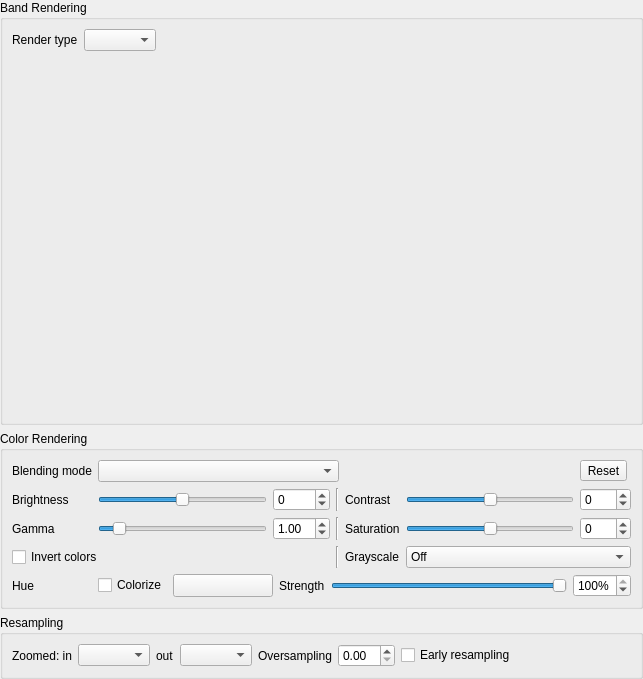
             <widget class="QWidget" name="scrollAreaWidgetContents">
              <property name="geometry">
               <rect>
                <x>0</x>
                <y>0</y>
                <width>643</width>
                <height>679</height>
               </rect>
              </property>
              <layout class="QVBoxLayout" name="verticalLayout_10">
               <property name="leftMargin">
                <number>0</number>
               </property>
               <property name="topMargin">
                <number>0</number>
               </property>
               <property name="rightMargin">
                <number>0</number>
               </property>
               <property name="bottomMargin">
                <number>0</number>
               </property>
               <item>
                <widget class="QgsCollapsibleGroupBox" name="mBandRenderingGrpBx">
                 <property name="sizePolicy">
                  <sizepolicy hsizetype="Preferred" vsizetype="Preferred">
                   <horstretch>0</horstretch>
                   <verstretch>5</verstretch>
                  </sizepolicy>
                 </property>
                 <property name="title">
                  <string>Band Rendering</string>
                 </property>
                 <property name="syncGroup" stdset="0">
                  <string notr="true">rasterstyle</string>
                 </property>
                 <layout class="QGridLayout" name="gridLayout_14">
                  <item row="0" column="0">
                   <layout class="QHBoxLayout" name="horizontalLayout_2">
                    <property name="rightMargin">
                     <number>0</number>
                    </property>
                    <item>
                     <widget class="QLabel" name="mRenderTypeLabel">
                      <property name="text">
                       <string>Render type</string>
                      </property>
                     </widget>
                    </item>
                    <item>
                     <widget class="QComboBox" name="mRenderTypeComboBox"/>
                    </item>
                    <item>
                     <spacer name="horizontalSpacer_2">
                      <property name="orientation">
                       <enum>Qt::Horizontal</enum>
                      </property>
                      <property name="sizeHint" stdset="0">
                       <size>
                        <width>0</width>
                        <height>10</height>
                       </size>
                      </property>
                     </spacer>
                    </item>
                   </layout>
                  </item>
                  <item row="1" column="0">
                   <widget class="QStackedWidget" name="mRendererStackedWidget"/>
                  </item>
                 </layout>
                </widget>
               </item>
               <item>
                <widget class="QgsCollapsibleGroupBox" name="mColorRenderingGrpBox">
                 <property name="title">
                  <string>Color Rendering</string>
                 </property>
                 <property name="collapsed" stdset="0">
                  <bool>false</bool>
                 </property>
                 <property name="syncGroup" stdset="0">
                  <string notr="true">rasterstyle</string>
                 </property>
                 <property name="saveCollapsedState" stdset="0">
                  <bool>true</bool>
                 </property>
                 <layout class="QGridLayout" name="gridLayout_2">
                  <item row="4" column="0">
                   <widget class="QLabel" name="label_3">
                    <property name="text">
                     <string>Hue</string>
                    </property>
                   </widget>
                  </item>
                  <item row="0" column="0">
                   <widget class="QLabel" name="mBlendTypeLabel">
                    <property name="text">
                     <string>Blending mode</string>
                    </property>
                   </widget>
                  </item>
                  <item row="1" column="0">
                   <widget class="QLabel" name="label_2">
                    <property name="text">
                     <string>Brightness</string>
                    </property>
                   </widget>
                  </item>
                  <item row="1" column="1">
                   <widget class="QSlider" name="mSliderBrightness">
                    <property name="minimumSize">
                     <size>
                      <width>75</width>
                      <height>0</height>
                     </size>
                    </property>
                    <property name="minimum">
                     <number>-255</number>
                    </property>
                    <property name="maximum">
                     <number>255</number>
                    </property>
                    <property name="orientation">
                     <enum>Qt::Horizontal</enum>
                    </property>
                    <property name="tickPosition">
                     <enum>QSlider::NoTicks</enum>
                    </property>
                    <property name="tickInterval">
                     <number>0</number>
                    </property>
                   </widget>
                  </item>
                  <item row="1" column="2">
                   <widget class="QgsSpinBox" name="mBrightnessSpinBox">
                    <property name="minimum">
                     <number>-255</number>
                    </property>
                    <property name="maximum">
                     <number>255</number>
                    </property>
                   </widget>
                  </item>
                  <item row="1" column="5">
                   <widget class="QSlider" name="mSliderContrast">
                    <property name="minimumSize">
                     <size>
                      <width>75</width>
                      <height>0</height>
                     </size>
                    </property>
                    <property name="minimum">
                     <number>-100</number>
                    </property>
                    <property name="maximum">
                     <number>100</number>
                    </property>
                    <property name="singleStep">
                     <number>1</number>
                    </property>
                    <property name="orientation">
                     <enum>Qt::Horizontal</enum>
                    </property>
                   </widget>
                  </item>
                  <item row="1" column="4">
                   <widget class="QLabel" name="label_5">
                    <property name="text">
                     <string>Contrast</string>
                    </property>
                   </widget>
                  </item>
                  <item row="1" column="6">
                   <widget class="QgsSpinBox" name="mContrastSpinBox">
                    <property name="minimum">
                     <number>-100</number>
                    </property>
                    <property name="maximum">
                     <number>100</number>
                    </property>
                   </widget>
                  </item>
                  <item row="3" column="3">
                   <widget class="Line" name="line_2">
                    <property name="orientation">
                     <enum>Qt::Vertical</enum>
                    </property>
                   </widget>
                  </item>
                  <item row="1" column="3">
                   <widget class="Line" name="line">
                    <property name="orientation">
                     <enum>Qt::Vertical</enum>
                    </property>
                   </widget>
                  </item>
                  <item row="3" column="0" colspan="3">
                   <widget class="QCheckBox" name="mInvertColorsCheck">
                    <property name="text">
                     <string>Invert colors</string>
                    </property>
                   </widget>
                  </item>
                  <item row="3" column="4">
                   <widget class="QLabel" name="labelGrayscale">
                    <property name="text">
                     <string>Grayscale</string>
                    </property>
                   </widget>
                  </item>
                  <item row="4" column="1" colspan="6">
                   <layout class="QHBoxLayout" name="horizontalLayout_12">
                    <item>
                     <widget class="QCheckBox" name="mColorizeCheck">
                      <property name="text">
                       <string>Colorize</string>
                      </property>
                     </widget>
                    </item>
                    <item>
                     <widget class="QgsColorButton" name="btnColorizeColor">
                      <property name="minimumSize">
                       <size>
                        <width>100</width>
                        <height>0</height>
                       </size>
                      </property>
                      <property name="maximumSize">
                       <size>
                        <width>100</width>
                        <height>16777215</height>
                       </size>
                      </property>
                      <property name="text">
                       <string/>
                      </property>
                     </widget>
                    </item>
                    <item>
                     <widget class="QLabel" name="labelColorizeStrength">
                      <property name="text">
                       <string>Strength</string>
                      </property>
                     </widget>
                    </item>
                    <item>
                     <widget class="QSlider" name="sliderColorizeStrength">
                      <property name="maximum">
                       <number>100</number>
                      </property>
                      <property name="value">
                       <number>100</number>
                      </property>
                      <property name="orientation">
                       <enum>Qt::Horizontal</enum>
                      </property>
                     </widget>
                    </item>
                    <item>
                     <widget class="QgsSpinBox" name="spinColorizeStrength">
                      <property name="suffix">
                       <string>%</string>
                      </property>
                      <property name="minimum">
                       <number>0</number>
                      </property>
                      <property name="maximum">
                       <number>100</number>
                      </property>
                      <property name="value">
                       <number>100</number>
                      </property>
                     </widget>
                    </item>
                   </layout>
                  </item>
                  <item row="0" column="1" colspan="3">
                   <widget class="QgsBlendModeComboBox" name="mBlendModeComboBox">
                    <property name="minimumSize">
                     <size>
                      <width>0</width>
                      <height>0</height>
                     </size>
                    </property>
                   </widget>
                  </item>
                  <item row="3" column="5" colspan="2">
                   <widget class="QComboBox" name="comboGrayscale">
                    <item>
                     <property name="text">
                      <string>Off</string>
                     </property>
                    </item>
                    <item>
                     <property name="text">
                      <string>By lightness</string>
                     </property>
                    </item>
                    <item>
                     <property name="text">
                      <string>By luminosity</string>
                     </property>
                    </item>
                    <item>
                     <property name="text">
                      <string>By average</string>
                     </property>
                    </item>
                   </widget>
                  </item>
                  <item row="0" column="6">
                   <widget class="QToolButton" name="mResetColorRenderingBtn">
                    <property name="toolTip">
                     <string>Reset all color rendering options to default</string>
                    </property>
                    <property name="text">
                     <string>Reset</string>
                    </property>
                    <property name="icon">
                     <iconset resource="../../images/images.qrc">
                      <normaloff>:/images/themes/default/mActionUndo.svg</normaloff>:/images/themes/default/mActionUndo.svg</iconset>
                    </property>
                    <property name="toolButtonStyle">
                     <enum>Qt::ToolButtonTextBesideIcon</enum>
                    </property>
                   </widget>
                  </item>
                  <item row="2" column="0">
                   <widget class="QLabel" name="label_15">
                    <property name="text">
                     <string>Gamma</string>
                    </property>
                   </widget>
                  </item>
                  <item row="2" column="1">
                   <widget class="QSlider" name="mSliderGamma">
                    <property name="minimum">
                     <number>10</number>
                    </property>
                    <property name="maximum">
                     <number>1000</number>
                    </property>
                    <property name="singleStep">
                     <number>10</number>
                    </property>
                    <property name="pageStep">
                     <number>100</number>
                    </property>
                    <property name="value">
                     <number>100</number>
                    </property>
                    <property name="orientation">
                     <enum>Qt::Horizontal</enum>
                    </property>
                   </widget>
                  </item>
                  <item row="2" column="2">
                   <widget class="QgsDoubleSpinBox" name="mGammaSpinBox">
                    <property name="minimum">
                     <double>0.100000000000000</double>
                    </property>
                    <property name="maximum">
                     <double>10.000000000000000</double>
                    </property>
                    <property name="singleStep">
                     <double>0.100000000000000</double>
                    </property>
                    <property name="value">
                     <double>1.000000000000000</double>
                    </property>
                   </widget>
                  </item>
                  <item row="2" column="3">
                   <widget class="Line" name="line_3">
                    <property name="orientation">
                     <enum>Qt::Vertical</enum>
                    </property>
                   </widget>
                  </item>
                  <item row="2" column="4">
                   <widget class="QLabel" name="labelSaturation">
                    <property name="text">
                     <string>Saturation</string>
                    </property>
                   </widget>
                  </item>
                  <item row="2" column="5">
                   <widget class="QSlider" name="sliderSaturation">
                    <property name="sizePolicy">
                     <sizepolicy hsizetype="Expanding" vsizetype="Fixed">
                      <horstretch>0</horstretch>
                      <verstretch>0</verstretch>
                     </sizepolicy>
                    </property>
                    <property name="minimumSize">
                     <size>
                      <width>75</width>
                      <height>0</height>
                     </size>
                    </property>
                    <property name="minimum">
                     <number>-100</number>
                    </property>
                    <property name="maximum">
                     <number>100</number>
                    </property>
                    <property name="orientation">
                     <enum>Qt::Horizontal</enum>
                    </property>
                   </widget>
                  </item>
                  <item row="2" column="6">
                   <widget class="QgsSpinBox" name="spinBoxSaturation">
                    <property name="minimum">
                     <number>-100</number>
                    </property>
                    <property name="maximum">
                     <number>100</number>
                    </property>
                    <property name="value">
                     <number>0</number>
                    </property>
                    <property name="decimals" stdset="0">
                     <number>0</number>
                    </property>
                   </widget>
                  </item>
                 </layout>
                </widget>
               </item>
               <item>
                <widget class="QgsCollapsibleGroupBox" name="mResamplingGroupBox">
                 <property name="title">
                  <string>Resampling</string>
                 </property>
                 <property name="checkable">
                  <bool>false</bool>
                 </property>
                 <property name="collapsed" stdset="0">
                  <bool>false</bool>
                 </property>
                 <property name="syncGroup" stdset="0">
                  <string notr="true">rasterstyle</string>
                 </property>
                 <property name="saveCollapsedState" stdset="0">
                  <bool>true</bool>
                 </property>
                 <layout class="QHBoxLayout" name="horizontalLayout">
                  <item>
                   <widget class="QLabel" name="mZoomedInResamplingLabel">
                    <property name="text">
                     <string>Zoomed: in</string>
                    </property>
                   </widget>
                  </item>
                  <item>
                   <widget class="QComboBox" name="mZoomedInResamplingComboBox"/>
                  </item>
                  <item>
                   <widget class="QLabel" name="mZoomedOutResamplingLabel">
                    <property name="text">
                     <string>out</string>
                    </property>
                   </widget>
                  </item>
                  <item>
                   <widget class="QComboBox" name="mZoomedOutResamplingComboBox"/>
                  </item>
                  <item>
                   <widget class="QLabel" name="mMaximumOversamplingLabel">
                    <property name="text">
                     <string>Oversampling</string>
                    </property>
                   </widget>
                  </item>
                  <item>
                   <widget class="QgsDoubleSpinBox" name="mMaximumOversamplingSpinBox"/>
                  </item>
                  <item>
                   <widget class="QCheckBox" name="mCbEarlyResampling">
                    <property name="text">
                     <string>Early resampling</string>
                    </property>
                   </widget>
                  </item>
                  <item>
                   <spacer name="horizontalSpacer">
                    <property name="orientation">
                     <enum>Qt::Horizontal</enum>
                    </property>
                    <property name="sizeHint" stdset="0">
                     <size>
                      <width>0</width>
                      <height>20</height>
                     </size>
                    </property>
                   </spacer>
                  </item>
                 </layout>
                </widget>
               </item>
               <item>
                <spacer name="verticalSpacer">
                 <property name="orientation">
                  <enum>Qt::Vertical</enum>
                 </property>
                 <property name="sizeHint" stdset="0">
                  <size>
                   <width>20</width>
                   <height>0</height>
                  </size>
                 </property>
                </spacer>
               </item>
              </layout>
             </widget>
